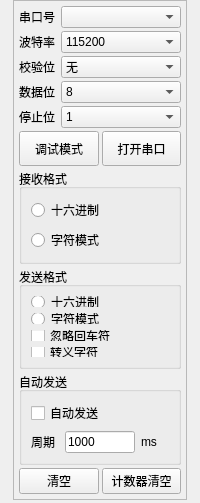
         <widget class="QWidget" name="comBSetingTab">
          <attribute name="title">
           <string>COMB设置</string>
          </attribute>
          <layout class="QGridLayout" name="gridLayout_14">
           <property name="leftMargin">
            <number>0</number>
           </property>
           <property name="topMargin">
            <number>0</number>
           </property>
           <property name="rightMargin">
            <number>0</number>
           </property>
           <property name="bottomMargin">
            <number>0</number>
           </property>
           <property name="spacing">
            <number>0</number>
           </property>
           <item row="0" column="0">
            <widget class="QFrame" name="comBSetFrame">
             <property name="maximumSize">
              <size>
               <width>174</width>
               <height>500</height>
              </size>
             </property>
             <property name="autoFillBackground">
              <bool>true</bool>
             </property>
             <property name="frameShape">
              <enum>QFrame::StyledPanel</enum>
             </property>
             <property name="frameShadow">
              <enum>QFrame::Raised</enum>
             </property>
             <layout class="QGridLayout" name="gridLayout_10">
              <property name="leftMargin">
               <number>5</number>
              </property>
              <property name="topMargin">
               <number>5</number>
              </property>
              <property name="rightMargin">
               <number>5</number>
              </property>
              <property name="bottomMargin">
               <number>5</number>
              </property>
              <property name="spacing">
               <number>3</number>
              </property>
              <item row="7" column="0" colspan="3">
               <widget class="QGroupBox" name="groupBox_4">
                <property name="title">
                 <string>发送格式</string>
                </property>
                <layout class="QGridLayout" name="gridLayout_11">
                 <item row="2" column="0">
                  <widget class="QCheckBox" name="comBIgnoreEnterCheckBox">
                   <property name="text">
                    <string>忽略回车符</string>
                   </property>
                  </widget>
                 </item>
                 <item row="0" column="0">
                  <widget class="QRadioButton" name="comBHexSendRadioButton">
                   <property name="text">
                    <string>十六进制</string>
                   </property>
                  </widget>
                 </item>
                 <item row="1" column="0">
                  <widget class="QRadioButton" name="comBCharSendRadioButton">
                   <property name="text">
                    <string>字符模式</string>
                   </property>
                  </widget>
                 </item>
                 <item row="3" column="0">
                  <widget class="QCheckBox" name="comBTurnCharCheckBox">
                   <property name="text">
                    <string>转义字符</string>
                   </property>
                  </widget>
                 </item>
                </layout>
               </widget>
              </item>
              <item row="8" column="0" colspan="3">
               <widget class="QGroupBox" name="groupBox_5">
                <property name="title">
                 <string>自动发送</string>
                </property>
                <layout class="QGridLayout" name="gridLayout_12">
                 <item row="1" column="1">
                  <widget class="QLineEdit" name="comBSendPeriodLineEdit">
                   <property name="maximumSize">
                    <size>
                     <width>70</width>
                     <height>16777215</height>
                    </size>
                   </property>
                   <property name="text">
                    <string>1000</string>
                   </property>
                  </widget>
                 </item>
                 <item row="0" column="0" colspan="2">
                  <widget class="QCheckBox" name="comBAutoSendCheckBox">
                   <property name="text">
                    <string>自动发送</string>
                   </property>
                  </widget>
                 </item>
                 <item row="1" column="0">
                  <widget class="QLabel" name="label_9">
                   <property name="text">
                    <string>周期</string>
                   </property>
                  </widget>
                 </item>
                 <item row="1" column="2">
                  <widget class="QLabel" name="label_10">
                   <property name="text">
                    <string>ms</string>
                   </property>
                  </widget>
                 </item>
                </layout>
               </widget>
              </item>
              <item row="9" column="0" colspan="3">
               <layout class="QHBoxLayout" name="horizontalLayout_3">
                <item>
                 <widget class="QPushButton" name="comBClearPushButton">
                  <property name="text">
                   <string>清空</string>
                  </property>
                 </widget>
                </item>
                <item>
                 <widget class="QPushButton" name="comBClearCountPushButton">
                  <property name="text">
                   <string>计数器清空</string>
                  </property>
                 </widget>
                </item>
               </layout>
              </item>
              <item row="0" column="0">
               <widget class="QLabel" name="label_6">
                <property name="maximumSize">
                 <size>
                  <width>50</width>
                  <height>16777215</height>
                 </size>
                </property>
                <property name="text">
                 <string>串口号</string>
                </property>
               </widget>
              </item>
              <item row="3" column="0">
               <widget class="QLabel" name="label_11">
                <property name="maximumSize">
                 <size>
                  <width>50</width>
                  <height>16777215</height>
                 </size>
                </property>
                <property name="text">
                 <string>数据位</string>
                </property>
               </widget>
              </item>
              <item row="3" column="1" colspan="2">
               <widget class="QComboBox" name="comBdataBitComboBox">
                <item>
                 <property name="text">
                  <string>8</string>
                 </property>
                </item>
                <item>
                 <property name="text">
                  <string>7</string>
                 </property>
                </item>
               </widget>
              </item>
              <item row="4" column="0">
               <widget class="QLabel" name="label_12">
                <property name="maximumSize">
                 <size>
                  <width>50</width>
                  <height>16777215</height>
                 </size>
                </property>
                <property name="text">
                 <string>停止位</string>
                </property>
               </widget>
              </item>
              <item row="1" column="0">
               <widget class="QLabel" name="label_13">
                <property name="maximumSize">
                 <size>
                  <width>50</width>
                  <height>16777215</height>
                 </size>
                </property>
                <property name="text">
                 <string>波特率</string>
                </property>
               </widget>
              </item>
              <item row="1" column="1" colspan="2">
               <widget class="QComboBox" name="comBBaudRateComboBox">
                <item>
                 <property name="text">
                  <string>115200</string>
                 </property>
                </item>
                <item>
                 <property name="text">
                  <string>57600</string>
                 </property>
                </item>
                <item>
                 <property name="text">
                  <string>38400</string>
                 </property>
                </item>
                <item>
                 <property name="text">
                  <string>19200</string>
                 </property>
                </item>
                <item>
                 <property name="text">
                  <string>9600</string>
                 </property>
                </item>
                <item>
                 <property name="text">
                  <string>4800</string>
                 </property>
                </item>
                <item>
                 <property name="text">
                  <string>2400</string>
                 </property>
                </item>
                <item>
                 <property name="text">
                  <string>1200</string>
                 </property>
                </item>
               </widget>
              </item>
              <item row="2" column="1" colspan="2">
               <widget class="QComboBox" name="comBCheckBitComboBox">
                <item>
                 <property name="text">
                  <string>无</string>
                 </property>
                </item>
                <item>
                 <property name="text">
                  <string>奇校验</string>
                 </property>
                </item>
                <item>
                 <property name="text">
                  <string>偶校验</string>
                 </property>
                </item>
               </widget>
              </item>
              <item row="0" column="1" colspan="2">
               <widget class="QComboBox" name="comBNumComboBox">
                <property name="maxVisibleItems">
                 <number>20</number>
                </property>
                <property name="sizeAdjustPolicy">
                 <enum>QComboBox::AdjustToContents</enum>
                </property>
                <property name="minimumContentsLength">
                 <number>40</number>
                </property>
                <property name="duplicatesEnabled">
                 <bool>false</bool>
                </property>
               </widget>
              </item>
              <item row="2" column="0">
               <widget class="QLabel" name="label_14">
                <property name="maximumSize">
                 <size>
                  <width>50</width>
                  <height>16777215</height>
                 </size>
                </property>
                <property name="text">
                 <string>校验位</string>
                </property>
               </widget>
              </item>
              <item row="5" column="2">
               <widget class="QPushButton" name="comBOpenPushButton">
                <property name="sizePolicy">
                 <sizepolicy hsizetype="Expanding" vsizetype="Fixed">
                  <horstretch>0</horstretch>
                  <verstretch>0</verstretch>
                 </sizepolicy>
                </property>
                <property name="minimumSize">
                 <size>
                  <width>0</width>
                  <height>35</height>
                 </size>
                </property>
                <property name="statusTip">
                 <string>打开串口B</string>
                </property>
                <property name="autoFillBackground">
                 <bool>true</bool>
                </property>
                <property name="text">
                 <string>打开串口</string>
                </property>
                <property name="flat">
                 <bool>false</bool>
                </property>
               </widget>
              </item>
              <item row="4" column="1" colspan="2">
               <widget class="QComboBox" name="comBStopBitComboBox">
                <item>
                 <property name="text">
                  <string>1</string>
                 </property>
                </item>
                <item>
                 <property name="text">
                  <string>1.5</string>
                 </property>
                </item>
                <item>
                 <property name="text">
                  <string>2</string>
                 </property>
                </item>
               </widget>
              </item>
              <item row="5" column="0" colspan="2">
               <widget class="QPushButton" name="comBModelChangePushButton">
                <property name="sizePolicy">
                 <sizepolicy hsizetype="Expanding" vsizetype="Fixed">
                  <horstretch>0</horstretch>
                  <verstretch>0</verstretch>
                 </sizepolicy>
                </property>
                <property name="minimumSize">
                 <size>
                  <width>0</width>
                  <height>35</height>
                 </size>
                </property>
                <property name="statusTip">
                 <string>切换窗口模式</string>
                </property>
                <property name="text">
                 <string>调试模式</string>
                </property>
               </widget>
              </item>
              <item row="6" column="0" colspan="3">
               <widget class="QGroupBox" name="groupBox_6">
                <property name="title">
                 <string>接收格式</string>
                </property>
                <layout class="QGridLayout" name="gridLayout_13">
                 <item row="0" column="0">
                  <widget class="QRadioButton" name="comBHexReceiveRadioButton">
                   <property name="text">
                    <string>十六进制</string>
                   </property>
                  </widget>
                 </item>
                 <item row="1" column="0">
                  <widget class="QRadioButton" name="comBCharReceiveRadioButton">
                   <property name="text">
                    <string>字符模式</string>
                   </property>
                  </widget>
                 </item>
                </layout>
               </widget>
              </item>
             </layout>
            </widget>
           </item>
           <item row="1" column="0">
            <spacer name="verticalSpacer_2">
             <property name="orientation">
              <enum>Qt::Vertical</enum>
             </property>
             <property name="sizeHint" stdset="0">
              <size>
               <width>20</width>
               <height>3</height>
              </size>
             </property>
            </spacer>
           </item>
          </layout>
         </widget>
